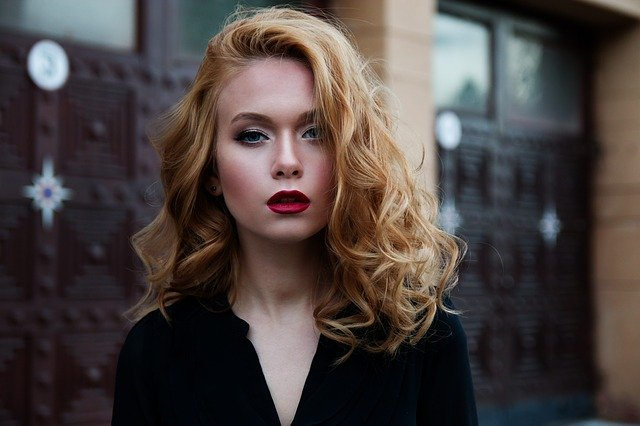
#> input picture image0.jpg, 640 x 426 px
$ jupyter execute 'OpenCV Test 2.ipynb'
#> lines starting #> are read from the running program, lines starting #| are printed output that depends on the picture; after the words box and inside, x2 and y2 are one past the last pixel; in counts of white or black regions, pixels touching at a corner belong together
[cell 1]
import cv2
import sys
from matplotlib import pyplot as plt

imagePath = r'image0.jpg'
dirCascadeFiles = r'./opencv/haarcascades_cuda/'
cascadefile = dirCascadeFiles + "haarcascade_frontalface_alt.xml"
classCascade = cv2.CascadeClassifier(cascadefile)
image = cv2.imread(imagePath)
#> image is the input picture: shape (426, 640, 3); mean B, G, R 63.3, 65.5, 74.4
plt.imshow(image)

gray = cv2.cvtColor(image, cv2.COLOR_BGR2GRAY)
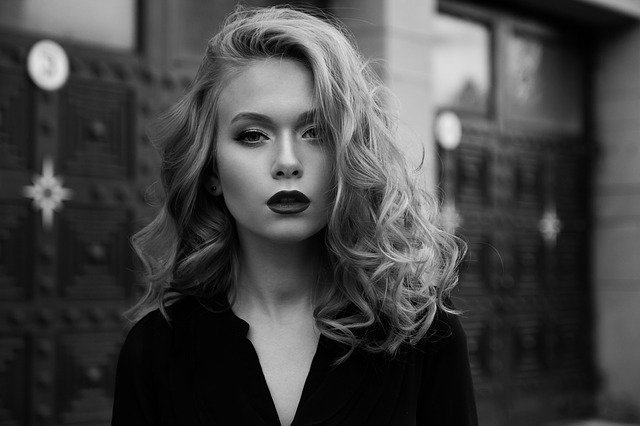
#> gray: shape (426, 640); min 0, max 235, mean 67.9
plt.imshow(gray)

faces = classCascade.detectMultiScale(
    gray,
    scaleFactor=1.1,
    minNeighbors=5,
    minSize=(30, 30),
    flags = cv2.CASCADE_SCALE_IMAGE
)
#> faces = [[204, 70, 162, 162]]
print("Il y a {0} visages".format(len(faces)))
#| Il y a 1 visages

for (x, y, w, h) in faces:
    cv2.rectangle(image, (x, y), (x+w, y+h), (0, 255, 0), 2)
#> this loop made 1 pass
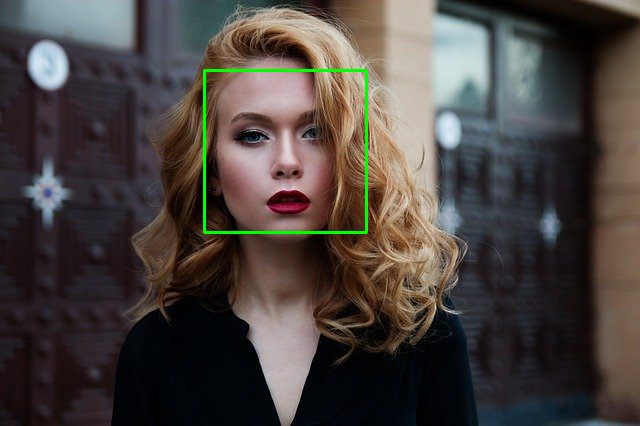
#> image: shape (426, 640, 3); 0.71% of pixels changed, all inside (x1, y1, x2, y2) = (203, 69, 368, 234)

plt.imshow(image)
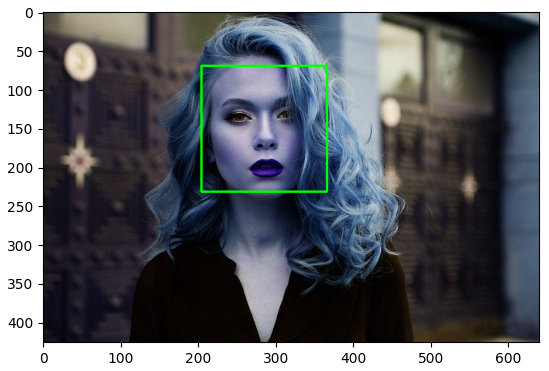
#> figure drawn by matplotlib, 1 panel; B, G, R data is drawn as R, G, B

[cell 2]
for (x, y, w, h) in faces:
    crop_img = image[y:y+h, x:x+w]
    plt.imshow(crop_img)
#> this loop made 1 pass
#> pass 1, `crop_img = image[y:y+h, x:x+w]`:
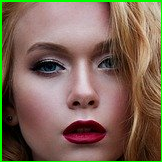
#> crop_img: shape (162, 162, 3); mean B, G, R 86.2, 103.3, 125.6

[cell 3]
i=0
for (x, y, w, h) in faces:
    cv2.imwrite('fichier_resultat_' + str(i) + '.jpg', image[y:y+h, x:x+w])
    i = i+1
#> this loop made 1 pass
#> (x, y, w, h, i) on pass 1: (204, 70, 162, 162, 1)
#> after the loop, i = 1

$ run again, with image3.jpg copied over image0.jpg
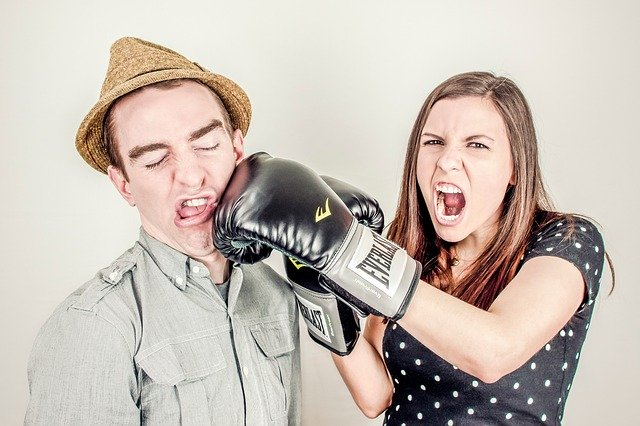
#> input picture image3.jpg, 640 x 426 px
#> image is the input picture: shape (426, 640, 3); mean B, G, R 179.5, 188.4, 199
#> faces = [[397, 102, 115, 115]]
#| Il y a 1 visages
#> the loop `for (x, y, w, h) in faces:` made 1 pass
#> after the loop `for (x, y, w, h) in faces:`:
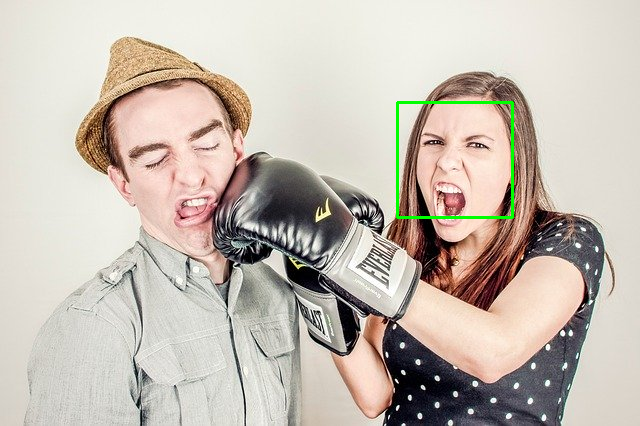
#> image: shape (426, 640, 3); 0.5% of pixels changed, all inside (x1, y1, x2, y2) = (396, 101, 514, 219)
#> the loop `for (x, y, w, h) in faces:` made 1 pass
#> pass 1, `crop_img = image[y:y+h, x:x+w]`:
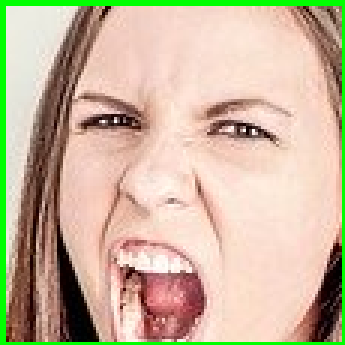
#> crop_img: shape (115, 115, 3) (shown 3 times larger); mean B, G, R 157, 182.5, 201.1
#> the loop `for (x, y, w, h) in faces:` made 1 pass
#> (x, y, w, h, i) on pass 1: (397, 102, 115, 115, 1)
#> after the loop `for (x, y, w, h) in faces:`: i = 1
